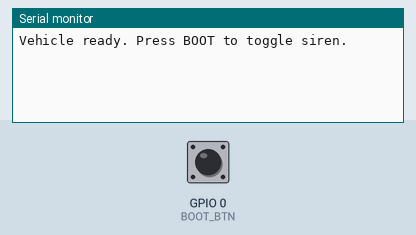
This sketch was run on a simulated ESP32. Shown: the last lines printed to the serial monitor. Inputs (shaded band) come from the test bench; at power-on: GPIO 0 (BOOT_BTN) HIGH.

Above: at 1.2 s.
1.3 s: GPIO 0 (BOOT_BTN) pulled LOW for 0.15 s
At 1.46 s:
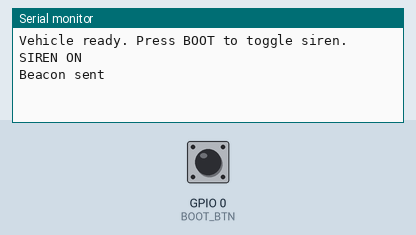
2.9 s: GPIO 0 (BOOT_BTN) pulled LOW for 1 s
At 4.1 s:
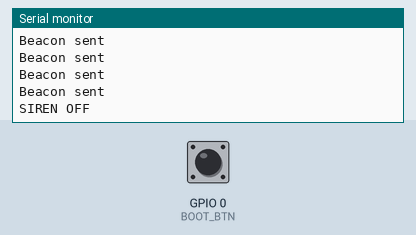

The sketch:

vehicle.ino
```cpp
// ═══════════════════════════════════════════════════
//  ESP32 #1 — VEHICLE NODE
//  Press BOOT button to toggle siren ON/OFF
//  MAC: 6C:C8:40:05:59:D8
// ═══════════════════════════════════════════════════

#include <WiFi.h>
#include <esp_now.h>
#include <esp_wifi.h>

#define BOOT_BTN 0

typedef struct {
  char     id[10];
  bool     active;
  uint8_t  direction;
  uint32_t timestamp;
} EmergencyPacket;

EmergencyPacket pkt;
uint8_t broadcastMAC[] = {0xFF,0xFF,0xFF,0xFF,0xFF,0xFF};

bool          sirenOn      = false;
bool          lastBtn      = HIGH;
unsigned long lastDebounce = 0;
unsigned long lastSend     = 0;

void setup() {
  Serial.begin(115200);
  pinMode(BOOT_BTN, INPUT);

  WiFi.mode(WIFI_STA);
  esp_wifi_set_channel(1, WIFI_SECOND_CHAN_NONE);
  esp_now_init();

  esp_now_peer_info_t peer;
  memset(&peer, 0, sizeof(peer));
  memcpy(peer.peer_addr, broadcastMAC, 6);
  peer.channel = 1;
  peer.encrypt = false;
  esp_now_add_peer(&peer);

  strcpy(pkt.id, "AMBU_01");
  pkt.direction = 0;  // 0=NORTH 1=EAST 2=SOUTH 3=WEST

  Serial.println("Vehicle ready. Press BOOT to toggle siren.");
}

void loop() {
  bool btnState = digitalRead(BOOT_BTN);

  if (btnState == LOW && lastBtn == HIGH) {
    if (millis() - lastDebounce > 50) {
      sirenOn = !sirenOn;
      lastDebounce = millis();
      Serial.println(sirenOn ? "SIREN ON" : "SIREN OFF");

      if (!sirenOn) {
        pkt.active    = false;
        pkt.timestamp = millis();
        esp_now_send(broadcastMAC, (uint8_t*)&pkt, sizeof(pkt));
      }
    }
  }
  lastBtn = btnState;

  if (sirenOn && millis() - lastSend > 200) {
    pkt.active    = true;
    pkt.timestamp = millis();
    esp_now_send(broadcastMAC, (uint8_t*)&pkt, sizeof(pkt));
    Serial.println("Beacon sent");
    lastSend = millis();
  }
}
```

Measured:
- after the input at 1.3 s, the serial monitor: prints a new line at once (image 1)
- after the input at 2.9 s, the serial monitor: prints a new line at once (image 2)
